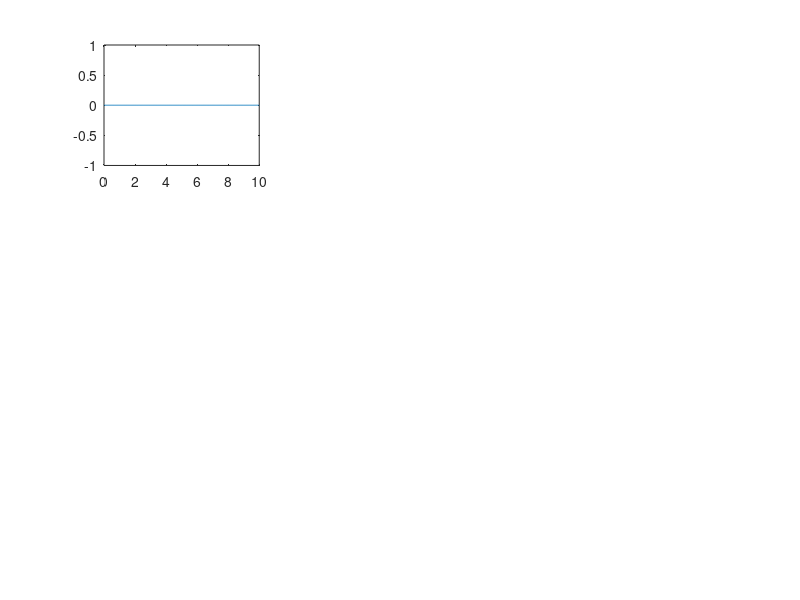

Write the MATLAB code that produced this figure. (Note: this script raises an error after producing the figure.)
%Maia Taffe
%March 31, 2021
%Determines the histograms, one-dimensional models, and two dimensional
%models for collected cursor motion.

%Clear from previous files
clear
close all

%PART I: Analysis
%Problem 1

%For loop to get new mouse data
'Make small scribbles with the cursor for 30 seconds'
'Collecting mouse data'
for ii=1:1000
 yy(ii,:)=get(0, 'PointerLocation');
 tt(ii,:)=(ii-1)*.01; %Time
 pause(0.01)
 end
'Collection done'
 
%x and y data definition
xdata=yy(:,1);
ydata=yy(:,2);
 
%Obtain covariance matrix data and get standard deviations, means, and
%correlation.
Sigma=cov(yy);
sigma_x=sqrt(Sigma(1,1));
sigma_y=sqrt(Sigma(2,2));
rho=Sigma(1,2)/(sigma_x*sigma_y);
 
mu_x=mean(xdata);
mu_y=mean(ydata);
 
%Linear span for domains of x and y, 20 points between min and max
xrange=linspace(min(xdata),max(xdata),20);
yrange=linspace(min(ydata),max(ydata),20);
 
 
%Task 1:
%one dimensional normal distributions for the data along the x and y axes
%xrange and yrange will be the input domains
%mu_x, mu_y, sigma_x, and sigma_y will be parameters set from above 
 
px=1/(sigma_x*sqrt(2*pi))*exp(-.5*((xrange-mu_x)./(sigma_x)).^2);
py=1/(sigma_y*sqrt(2*pi))*exp(-.5*((yrange-mu_y)./(sigma_y)).^2);

%Grid of x and y domains
[xgrid, ygrid]=ndgrid(xrange, yrange);
 
%Task 2:
%a two dimensional normal distribution for the data along the x and y axes
%xgrid and ygrid will be the input domains
%mu_x, mu_y, sigma_x, and sigma_y will be parameters set from above
 
%2D normal distribution
Cxy=zeros(20,20);
Cxy = -(1/(2*(1-rho^2)).*((((xgrid-mu_x).^2)/sigma_x^2)+(((ygrid-mu_y).^2)/sigma_y^2)-((2*rho*(xgrid-mu_x).*(ygrid-mu_y))/(sigma_x*sigma_y))));
pxy=1/(2*pi*sigma_x*sigma_y*sqrt(1-rho^2))*exp(Cxy);
 

figure(1)
subplot(331)
plot(tt,xdata)
 ylim([min(xdata) max(xdata)])
xlabel('Time')
ylabel('Xdata')
 
subplot(332)
hist(xdata,20)
xlabel('Xdata')
ylabel('Counts')
 
subplot(333)
plot(xrange, px)
xlabel('Xdata')
ylabel('Prob')
 
 
subplot(334)
plot(tt,ydata)
xlabel('Time')
ylabel('Ydata')
 
 
ylim([min(ydata) max(ydata)])
 
subplot(335)
hist(ydata,20)
xlabel('Ydata')
ylabel('Counts')
 
 
subplot(336)
plot(yrange, py)
xlabel('Ydata')
ylabel('Prob')
 
 
subplot(337)
plot(xdata,ydata)
axis equal
 
xlabel('Xdata')
ylabel('Ydata')
 
%axis square
xlim([min(xdata) max(xdata)])
ylim([min(ydata) max(ydata)])
 
 
subplot(338)
histogram2(xdata, ydata,20, 'facecolor', 'flat')
axis equal
view(2)
xlim([min(xdata) max(xdata)])
ylim([min(ydata) max(ydata)])
%axis square
%view(3)
xlabel('Xdata')
ylabel('Ydata')
 
subplot(339)
surf(xgrid,ygrid,pxy)
view(2)
axis equal
xlim([min(xdata) max(xdata)])
ylim([min(ydata) max(ydata)])
%axis square
xlabel('Xdata')
ylabel('Ydata')

fprintf('We assumed the raw data is a normal distribution but the results show it is normal for the random pattern and not normal for the circular pattern.\n')